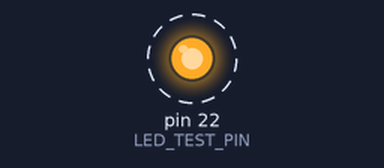
Bench run of a sketch on a simulated Arduino Mega 2560, built with avr-gcc and run on an emulated ATmega2560. On the bench: output pins drawn as LEDs (lit = HIGH). Dashed ring = blinking.

Above: at 0.15 s.
Timing chart, 0 to 3.0 s (numbered marks = the images above):
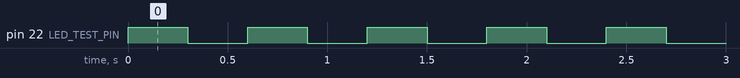

The sketch:

led_test.ino
```cpp
#include <Arduino.h>

constexpr uint8_t LED1_PIN = 21;
constexpr uint8_t LED2_PIN = 22;

// Change LED_TEST_PIN to LED2_PIN to verify LED2 instead of LED1.
#ifndef LED_TEST_PIN
#define LED_TEST_PIN LED2_PIN
#endif

constexpr uint32_t kBlinkMs = 300;

void setup() {
  pinMode(LED_TEST_PIN, OUTPUT);
}

void loop() {
  digitalWrite(LED_TEST_PIN, HIGH);
  delay(kBlinkMs);
  digitalWrite(LED_TEST_PIN, LOW);
  delay(kBlinkMs);
}
```

Measured:
- by itself, pin 22 (LED_TEST_PIN): alternates HIGH for 0.30 s and LOW for 0.30 s
